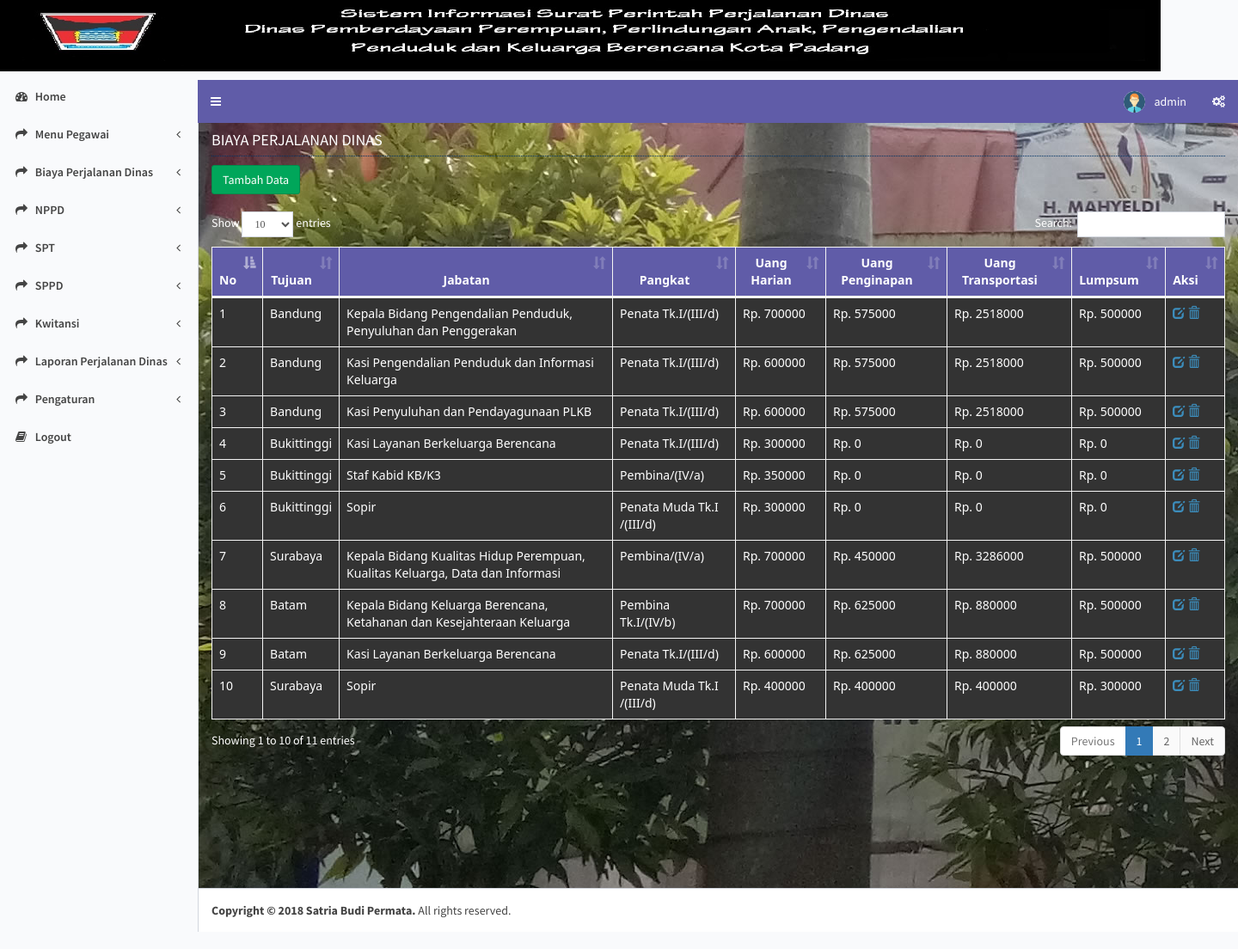
Screenshot of /media.php?module=biaya (signed in) with the database file from the repository.
### tables this page shows
CREATE TABLE IF NOT EXISTS `biaya` (
  `id_biaya` int(5) NOT NULL AUTO_INCREMENT,
  `id_tujuan` int(5) NOT NULL,
  `harian` double NOT NULL,
  `penginapan` double NOT NULL,
  `transportasi` double NOT NULL,
  `lumpsum` double NOT NULL,
  `id_jabatan` int(5) NOT NULL,
  `id_pangkat` int(5) NOT NULL,
  PRIMARY KEY (`id_biaya`)
);

CREATE TABLE IF NOT EXISTS `tujuan` (
  `id_tujuan` int(5) NOT NULL AUTO_INCREMENT,
  `tujuan` varchar(50) NOT NULL,
  PRIMARY KEY (`id_tujuan`)
);

CREATE TABLE IF NOT EXISTS `jabatan` (
  `id_jabatan` int(5) NOT NULL AUTO_INCREMENT,
  `jabatan` varchar(200) NOT NULL,
  PRIMARY KEY (`id_jabatan`)
);

CREATE TABLE IF NOT EXISTS `pangkat` (
  `id_pangkat` int(5) NOT NULL AUTO_INCREMENT,
  `pangkat` varchar(200) NOT NULL,
  PRIMARY KEY (`id_pangkat`)
);

### modul/mod_biaya/biaya.php (the view, shortened to what this page needs)
<?php
$aksi="modul/mod_biaya/aksi_biaya.php";
switch($_GET[act]){
  default:
      $tampil = mysql_query("SELECT * FROM biaya,jabatan,pangkat WHERE biaya.id_jabatan=jabatan.id_jabatan and biaya.id_pangkat=pangkat.id_pangkat");
  echo   "<h2>BIAYA PERJALANAN DINAS</h2>
          <input type=button value='Tambah Data ' class='btn btn-success'
          onclick=\"window.location.href='?module=biaya&act=tambahbiaya';\"><br /><br />";
    echo "
    <table id=\"example1\" class=\"table table-bordered table-hover\">
          <thead><tr><th>No</th><th>Tujuan</th><th>Jabatan</th><th>Pangkat</th><th>Uang Harian</th><th>Uang Penginapan</th><th>Uang Transportasi</th><th>Lumpsum</th><th>aksi</th></tr></thead>";
    $no=1;
	echo "<tbody>";
    while ($r=mysql_fetch_array($tampil)){
	$value =explode('-',$r['id_tujuan']);
       echo "<tr><td style=\"background-color: #333333\">$no</td>
             <td style=\"background-color: #333333\">";
	for($i=0;$i<count($value);$i++) {
	$data=$value[$i];
	   $sql=mysql_query("SELECT * FROM tujuan WHERE id_tujuan='$data'");
	   $t=mysql_fetch_array($sql);
	   echo "$t[tujuan]<br/> ";
	}
	   echo "</td>
             <td style=\"background-color: #333333\">$r[jabatan]</td>
			 <td style=\"background-color: #333333\">$r[pangkat]</td>
			 <td style=\"background-color: #333333\">Rp. $r[harian]</td>
		     <td style=\"background-color: #333333\">Rp. $r[penginapan]</td>
		     <td style=\"background-color: #333333\">Rp. $r[transportasi]</td>
			 <td style=\"background-color: #333333\">Rp. $r[lumpsum]</td>
             <td style=\"background-color: #333333\"><a href=?module=biaya&act=editbiaya&id=$r[id_biaya]><span class=\"glyphicon glyphicon-edit\"></a>
			 <a href=$aksi?module=biaya&act=hapus&id=$r[id_biaya] onClick=\"return confirm('Apakah Anda benar-benar mau menghapusnya?')\"><span class=\"glyphicon glyphicon-trash\"></a></td></tr>";
      $no++;
    }
    echo "</tbody></table>";
    break;
		  ?>
			<?php
}
?>

### css/style_properti.css (style rules this page uses)
table { font-family: "Segoe UI", Frutiger,Tahoma,Helvetica,"Helvetica Neue", Arial, sans-serif; font-size: 1.0em; border-width: 1px; border-style: solid; border-color: #dddddd; border-collapse: collapse; margin: 20px 0px 0px 0px; background:#FFF; }
.table tr:nth-child(odd) td { background-color:#EEEADD; }
th { font-size: 1.0em; text-align: center; border: 1px solid #dddddd; text-transform: capitalize; text-align: center; background-color:#605CA8; color:#FFF; }
td { padding: 0.1em; vertical-align: top; border-width: 1px; border-style: solid; border-color: #dddddd; border-collapse: collapse; }
h2 { font-size: 1.3em; line-height: 200%; border-bottom: 1px dotted #003366; }

### rows the page displays
biaya: id_jabatan.jabatan "Kepala Bidang Pengendalian Penduduk, Penyuluhan dan Penggerakan", id_pangkat.pangkat "Penata Tk.I/(III/d)", harian "700000", penginapan "575000", transportasi "2518000", lumpsum "500000"
tujuan: tujuan "Bandung"
biaya: id_jabatan.jabatan "Kasi Pengendalian Penduduk dan Informasi Keluarga", id_pangkat.pangkat "Penata Tk.I/(III/d)", harian "600000", penginapan "575000", transportasi "2518000", lumpsum "500000"
biaya: id_jabatan.jabatan "Kasi Penyuluhan dan Pendayagunaan PLKB", id_pangkat.pangkat "Penata Tk.I/(III/d)", harian "600000", penginapan "575000", transportasi "2518000", lumpsum "500000"
biaya: id_jabatan.jabatan "Kasi Layanan Berkeluarga Berencana", id_pangkat.pangkat "Penata Tk.I/(III/d)", harian "300000", penginapan "0", transportasi "0", lumpsum "0"
tujuan: tujuan "Bukittinggi"
biaya: id_jabatan.jabatan "Staf Kabid KB/K3", id_pangkat.pangkat "Pembina/(IV/a)", harian "350000", penginapan "0", transportasi "0", lumpsum "0"
biaya: id_jabatan.jabatan "Sopir", id_pangkat.pangkat "Penata Muda Tk.I /(III/d)", harian "300000", penginapan "0", transportasi "0", lumpsum "0"
biaya: id_jabatan.jabatan "Kepala Bidang Kualitas Hidup Perempuan, Kualitas Keluarga, Data dan Informasi", id_pangkat.pangkat "Pembina/(IV/a)", harian "700000", penginapan "450000", transportasi "3286000", lumpsum "500000"
tujuan: tujuan "Surabaya"
biaya: id_jabatan.jabatan "Kepala Bidang Keluarga Berencana, Ketahanan dan Kesejahteraan Keluarga", id_pangkat.pangkat "Pembina Tk.I/(IV/b)", harian "700000", penginapan "625000", transportasi "880000", lumpsum "500000"
tujuan: tujuan "Batam"
biaya: id_jabatan.jabatan "Kasi Layanan Berkeluarga Berencana", id_pangkat.pangkat "Penata Tk.I/(III/d)", harian "600000", penginapan "625000", transportasi "880000", lumpsum "500000"
biaya: id_jabatan.jabatan "Sopir", id_pangkat.pangkat "Penata Muda Tk.I /(III/d)", harian "400000", penginapan "400000", transportasi "400000", lumpsum "300000"

### other values shown
$_SESSION[namauser] "admin"
